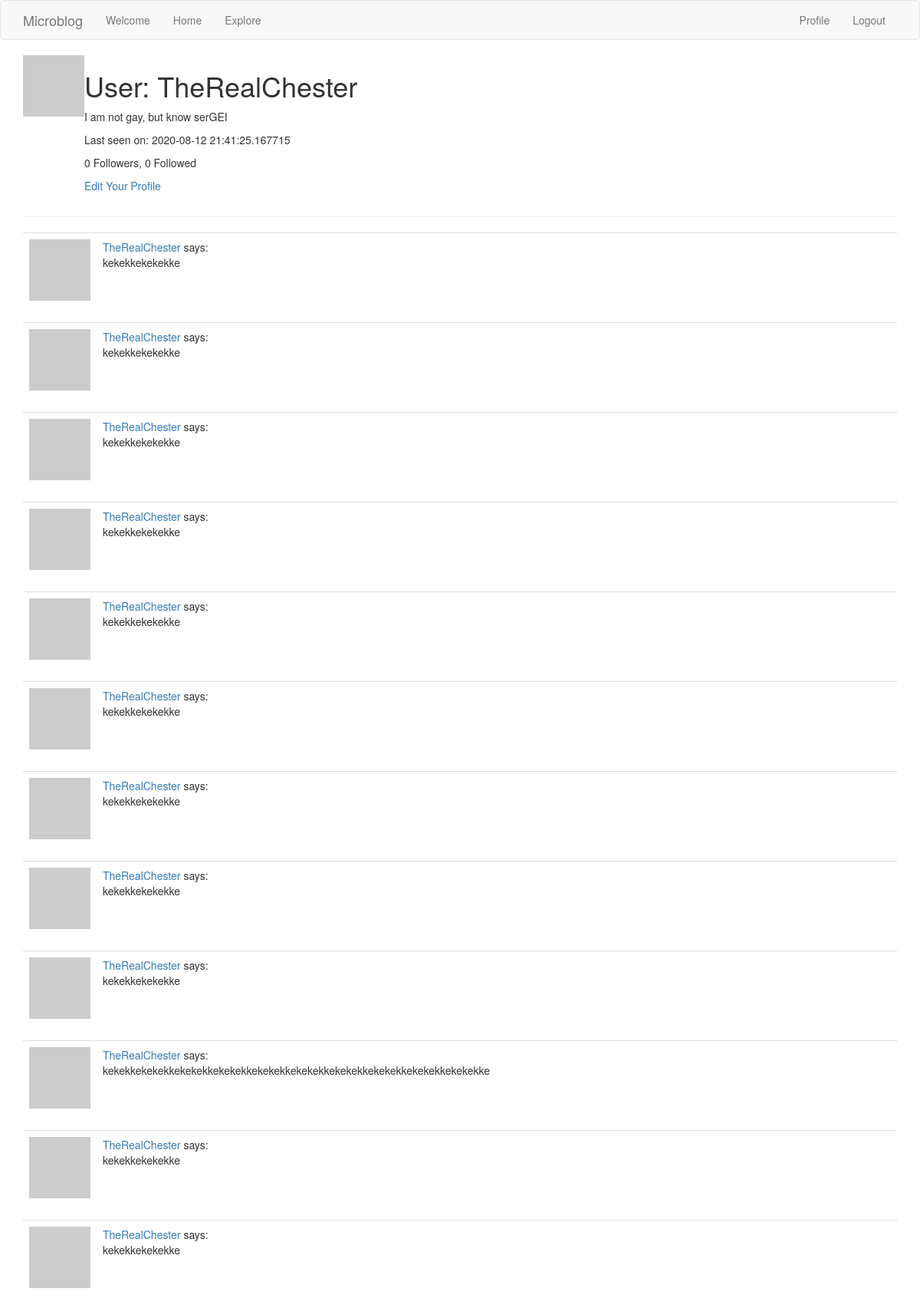
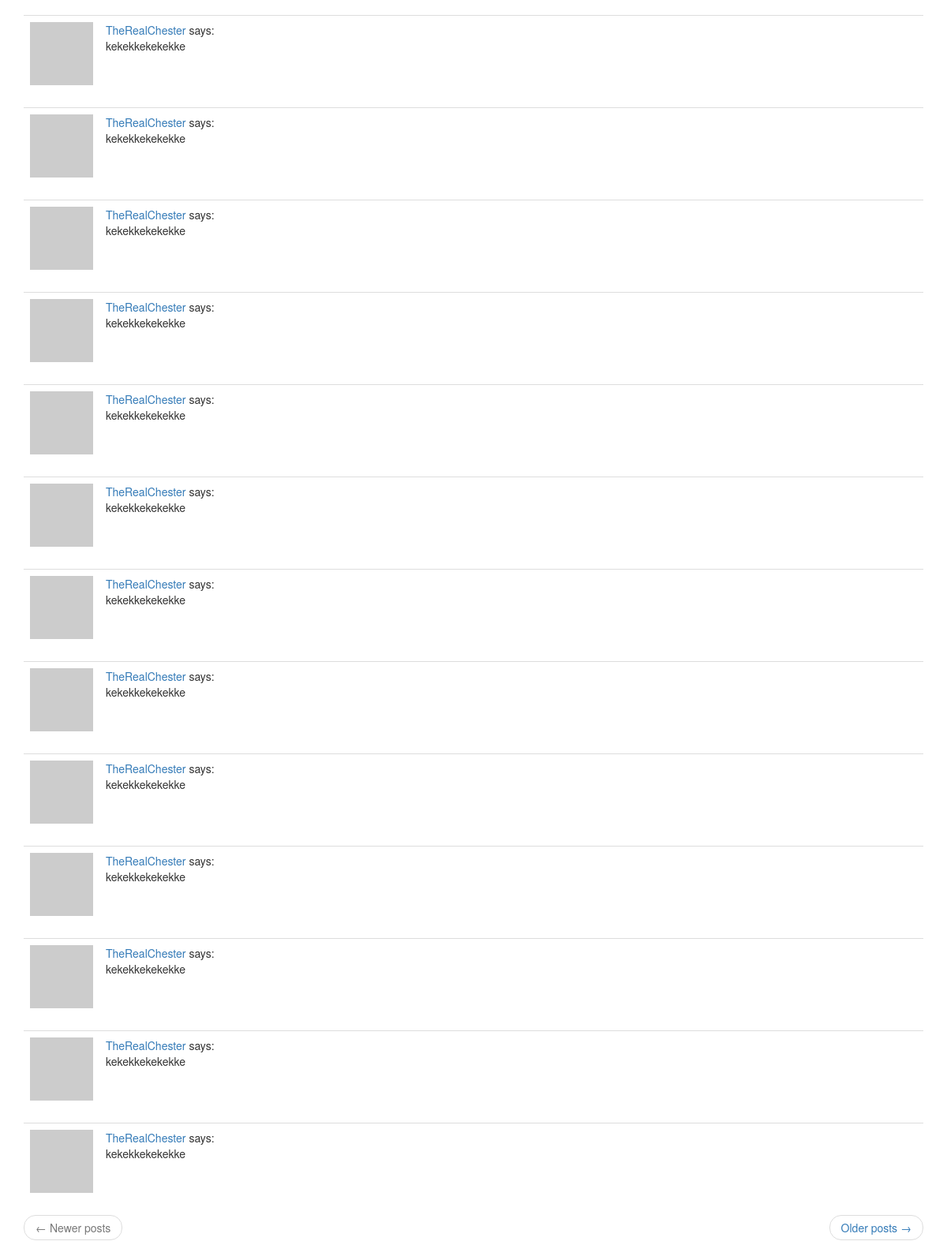
Page /user/TheRealChester (signed in) on the committed database (2 pictures, top to bottom).
### app/models.py (models this page shows, shortened)
class User(UserMixin, db.Model):
    id = db.Column(db.Integer, primary_key=True)
    username = db.Column(db.String(64), index=True, unique=True)
    email = db.Column(db.String(120), index=True, unique=True)
    password_hash = db.Column(db.String(128))
    posts = db.relationship("Post", backref="author", lazy="dynamic")
    about_me = db.Column(db.String(140))
    last_seen = db.Column(db.DateTime, default=datetime.utcnow)
    followed = db.relationship(
        "User", secondary=followers,
        primaryjoin=(followers.c.follower_id == id),
        secondaryjoin=(followers.c.followed_id == id),
        backref=db.backref("followers", lazy="dynamic"), lazy="dynamic"
    )
    def avatar(self, size):
        digest = md5(self.email.lower().encode("utf-8")).hexdigest()
        return f"https://www.gravatar.com/avatar/{digest}?d=identicon&rating=g&s={size}"

class Post(db.Model):
    id = db.Column(db.Integer, primary_key=True)
    body = db.Column(db.String(140))
    timestamp = db.Column(db.DateTime, index=True, default=datetime.utcnow)
    user_id = db.Column(db.Integer, db.ForeignKey("user.id"))

### app/routes.py (the view)
@app.route("/user/<username>")
@login_required
def user(username):
    u = User.query.filter_by(username=username).first_or_404()
    page = request.args.get("page", 1, type=int)
    posts = u.posts.order_by(Post.timestamp.desc()).paginate(
        page, app.config["POSTS_PER_PAGE"], False)
    next_url = url_for("user", username=u.username, page=posts.next_num) \
        if posts.has_next else None
    prev_url = url_for("user", username=u.username, page=posts.prev_num) \
        if posts.has_prev else None
    return render_template("user.html",
        title="User Profile",
        user=u,
        posts=posts.items,
        next_url=next_url,
        prev_url=prev_url)

### app/models.py (called while the page is built)
@login.user_loader
def load_user(id):
    return User.query.get(int(id))

### app/routes.py (called while the page is built)
@app.before_request
def before_request():
    if current_user.is_authenticated:
        current_user.last_seen = datetime.utcnow()
        db.session.commit()

### app/templates/user.html
{% extends "base.html" %}
{% block app_content %}
<table>
    <tr valign="top">
        <td><img src="{{ user.avatar(128) }}"></td>
        <td>
            <h1>User: {{ user.username }}</h1>
            {% if user.about_me %}<p>{{ user.about_me }}</p>{% endif %}
            {% if user.last_seen %}<p>Last seen on: {{ user.last_seen }}</p>{% endif %}
            <p>{{ user.followers.count() }} Followers, {{ user.followed.count() }} Followed</p>
            {% if user == current_user %}
                <p><a href="{{ url_for('edit_profile') }}">Edit Your Profile</a></p>
            {% elif current_user.is_following(user) %}
                <p><a href="{{ url_for('unfollow', username=user.username) }}">Unfollow</a></p>
            {% else %}
                <p><a href="{{ url_for('follow', username=user.username) }}">Follow</a></p>
            {% endif %}
        </td>
    </tr>
</table>
<hr>
{% for post in posts %}
    {% include "include/_post.html" %}
{% endfor %}
{% include "include/_page_urls.html" %}
{% endblock %}

### app/templates/include/_post.html
<table class="table table-hover">
    <tr>
        <td width="70px">
            <a href="{{ url_for('user', username=post.author.username) }}">
                <img src="{{ post.author.avatar(32) }}" />
            </a>
        </td>
        <td>
            <a href="{{ url_for('user', username=post.author.username) }}">
                {{ post.author.username }}
            </a>
            says:
            <br>
            {{ post.body }}
        </td>
    </tr>
</table>

### rows in the picture
User: username "TheRealChester", about_me "I am not gay, but know serGEI", last_seen "2020-08-12 21:41:25.167715"
Post: author.username "TheRealChester", body "kekekkekekekke"
Post: author.username "TheRealChester", body "kekekkekekekke"
Post: author.username "TheRealChester", body "kekekkekekekke"
Post: author.username "TheRealChester", body "kekekkekekekke"
Post: author.username "TheRealChester", body "kekekkekekekke"
Post: author.username "TheRealChester", body "kekekkekekekke"
Post: author.username "TheRealChester", body "kekekkekekekke"
Post: author.username "TheRealChester", body "kekekkekekekke"
Post: author.username "TheRealChester", body "kekekkekekekke"
Post: author.username "TheRealChester", body "kekekkekekekkekekekkekekekkekekekkekekekkekekekkekekekkekekekkekekekke"
Post: author.username "TheRealChester", body "kekekkekekekke"
Post: author.username "TheRealChester", body "kekekkekekekke"
Post: author.username "TheRealChester", body "kekekkekekekke"
Post: author.username "TheRealChester", body "kekekkekekekke"
Post: author.username "TheRealChester", body "kekekkekekekke"
Post: author.username "TheRealChester", body "kekekkekekekke"
Post: author.username "TheRealChester", body "kekekkekekekke"
Post: author.username "TheRealChester", body "kekekkekekekke"
Post: author.username "TheRealChester", body "kekekkekekekke"
Post: author.username "TheRealChester", body "kekekkekekekke"
Post: author.username "TheRealChester", body "kekekkekekekke"
Post: author.username "TheRealChester", body "kekekkekekekke"
Post: author.username "TheRealChester", body "kekekkekekekke"
Post: author.username "TheRealChester", body "kekekkekekekke"
Post: author.username "TheRealChester", body "kekekkekekekke"

### other values in the picture
{{ user.followers.count() }} "0"
{{ user.followed.count() }} "0"
